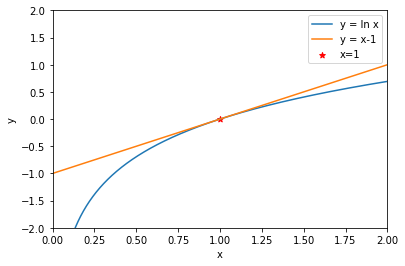

Source code (Python):
import numpy as np
import matplotlib.pyplot as plt

x = np.linspace(0, 5, 2000)

plt.plot(x, np.log(x),label = r'y = ln x')
plt.plot(x, x-1, label = r'y = x-1')
plt.xlim(0, 2)
plt.ylim(-2, 2)
plt.scatter(1,0, c = "r", marker = "*", label='x=1')
plt.legend()
plt.xlabel('x')
plt.ylabel('y')
plt.show()
